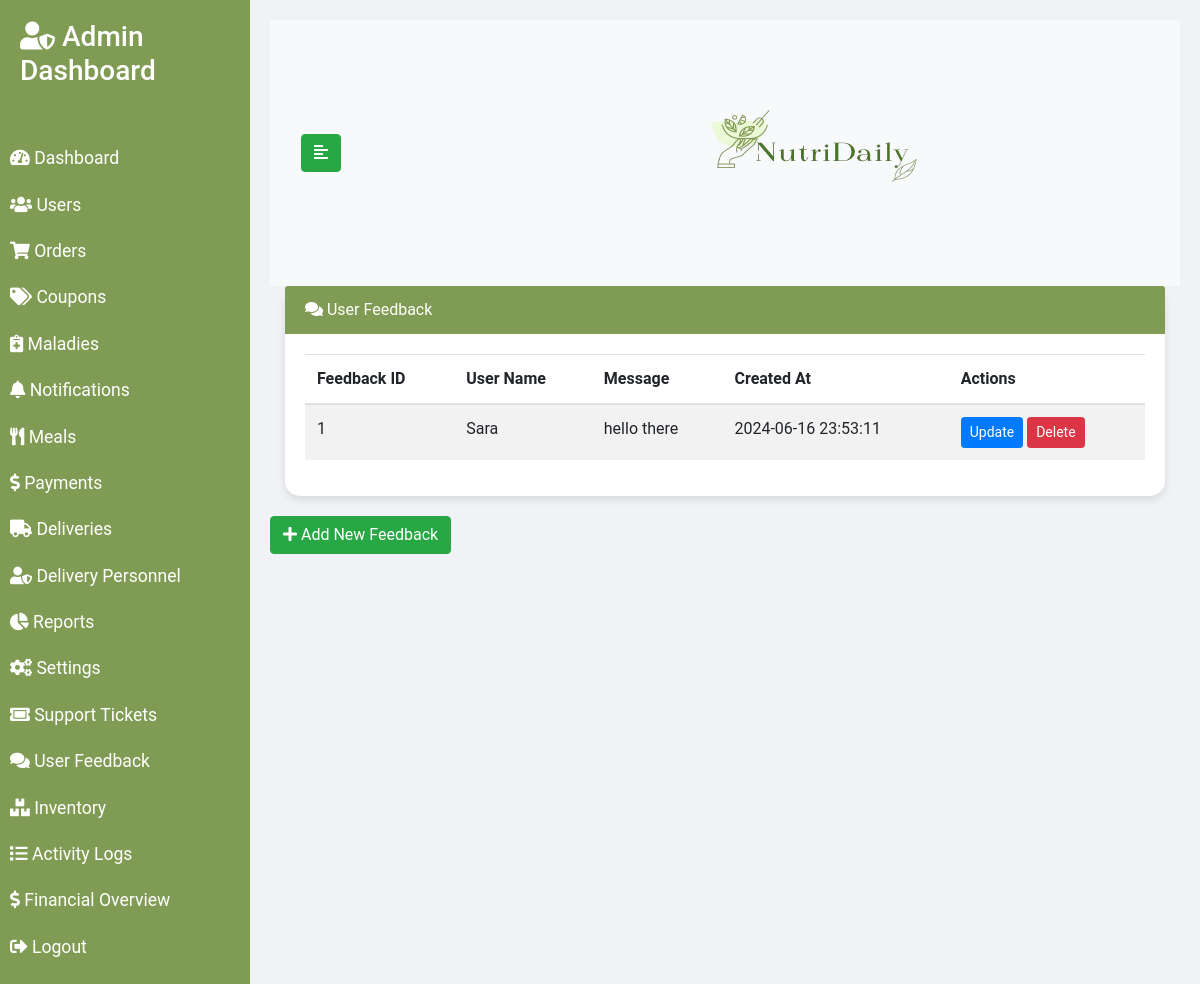
Before: /feedback.php (signed in) with the older database file.
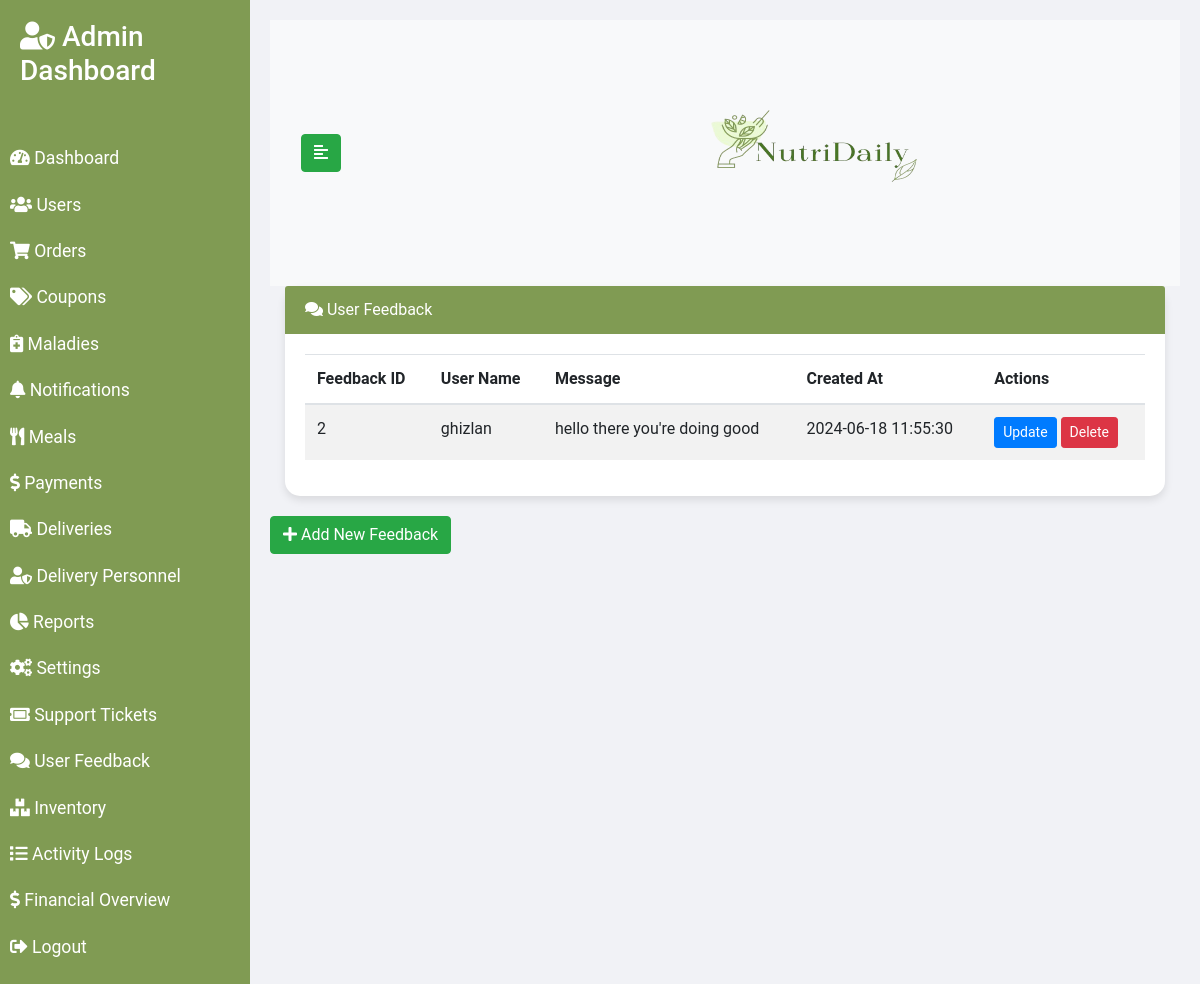
After: the same page with the newer database file.
### tables this page shows
CREATE TABLE `feedback` (
  `feedback_id` int(11) NOT NULL,
  `user_id` int(11) NOT NULL,
  `message` text NOT NULL,
  `created_at` timestamp NOT NULL DEFAULT CURRENT_TIMESTAMP
);

CREATE TABLE `users` (
  `user_id` int(11) NOT NULL,
  `name` varchar(100) DEFAULT NULL,
  `email` varchar(100) DEFAULT NULL,
  `password` varchar(255) DEFAULT NULL,
  `malady_id` int(11) DEFAULT NULL,
  `address_id` int(11) DEFAULT NULL,
  `phone` varchar(15) DEFAULT NULL,
  `created_at` timestamp NOT NULL DEFAULT CURRENT_TIMESTAMP,
  `updated_at` timestamp NOT NULL DEFAULT CURRENT_TIMESTAMP ON UPDATE CURRENT_TIMESTAMP
);

### feedback.php (the view, shortened to what the changed rows need)
<?php
require 'config/db.php';
$feedbackQuery = $conn->query("SELECT f.*, u.name as user_name FROM feedback f JOIN users u ON f.user_id = u.user_id ORDER BY created_at DESC");
$feedbacks = [];
while ($row = $feedbackQuery->fetch_assoc()) {
    $feedbacks[] = $row;
}
?>
<!DOCTYPE html>
<html lang="en">
<head>
    <link rel="stylesheet" href="https://maxcdn.bootstrapcdn.com/bootstrap/4.5.2/css/bootstrap.min.css">
    <link rel="stylesheet" href="https://cdnjs.cloudflare.com/ajax/libs/font-awesome/5.15.4/css/all.min.css">
</head>
<body>
<div class="wrapper">
    <div id="content">
        <div class="container-fluid">
            <div class="card">
                <div class="card-body">
                    <table class="table table-striped">
                        <thead>
                            <tr>
                                <th scope="col">Feedback ID</th>
                                <th scope="col">User Name</th>
                                <th scope="col">Message</th>
                                <th scope="col">Created At</th>
                                <th scope="col">Actions</th>
                            </tr>
                        </thead>
                        <tbody>
                            <?php foreach ($feedbacks as $feedback): ?>
                                <tr>
                                    <td><?php echo $feedback['feedback_id']; ?></td>
                                    <td><?php echo $feedback['user_name']; ?></td>
                                    <td><?php echo $feedback['message']; ?></td>
                                    <td><?php echo $feedback['created_at']; ?></td>
                                    <td>
                                        <button type="button" class="btn btn-sm btn-primary" data-toggle="modal" data-target="#updateFeedbackModal" data-feedback-id="<?php echo $feedback['feedback_id']; ?>" data-user-id="<?php echo $feedback['user_id']; ?>" data-message="<?php echo htmlspecialchars($feedback['message']); ?>">
                                            Update
                                        </button>
                                        <form method="POST" action="feedback.php" class="d-inline">
                                            <button type="submit" class="btn btn-sm btn-danger" onclick="return confirm('Are you sure you want to delete this feedback?')">Delete</button>
                                        </form>
                                    </td>
                                </tr>
                            <?php endforeach; ?>
                        </tbody>
                    </table>
                </div>
            </div>
        </div>
    </div>
</div>
</body>
</html>

Changed rows visible on the page:
removed feedback: feedback_id "1", user.name "Sara", message "hello there", created_at "2024-06-16 23:53:11"
added feedback: feedback_id "2", user.name "ghizlan", message "hello there you're doing good", created_at "2024-06-18 11:55:30"
